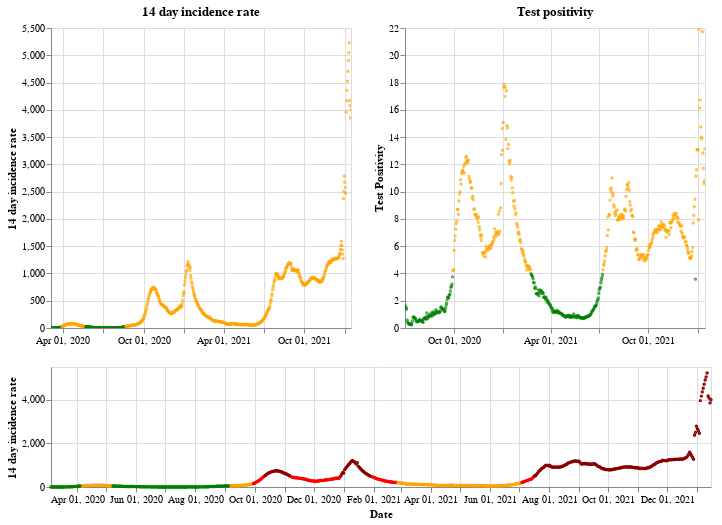

The notebook cell this image was saved under:
### Markdown cell above
## Northern Ireland

### Code cell
plot_traffic_light('Northern Ireland')

### Figure 1 — Vega-Lite specification as saved in the notebook (floating-point values rounded to 4 significant figures; data arrays with more than 128 entries replaced by an {"elided": "..."} marker saying what was removed)
{"config": {"view": {"continuousWidth": 400, "continuousHeight": 300}}, "vconcat": [{"hconcat": [{"mark": {"type": "point", "size": 2}, "encoding": {"color": {"condition": {"value": "green", "test": "(datum.twoWeeklyCasesRate <= 25)"}, "value": "orange"}, "tooltip": [{"type": "nominal", "field": "areaName"}, {"type": "temporal", "field": "date"}, {"type": "quantitative", "field": "twoWeeklyCasesRate"}, {"type": "quantitative", "field": "testPositivity"}], "x": {"type": "temporal", "axis": {"title": ""}, "field": "date", "scale": {"domain": {"selection": "DateBrush"}}, "timeUnit": "yearmonthdate"}, "y": {"type": "quantitative", "axis": {"title": "14 day incidence rate"}, "field": "twoWeeklyCasesRate"}}, "title": "14 day incidence rate", "width": 300}, {"mark": {"type": "point", "size": 2}, "encoding": {"color": {"condition": {"value": "green", "test": "(datum.testPositivity <= 4)"}, "value": "orange"}, "tooltip": [{"type": "nominal", "field": "areaName"}, {"type": "temporal", "field": "date"}, {"type": "quantitative", "field": "twoWeeklyCasesRate"}, {"type": "quantitative", "field": "testPositivity"}], "x": {"type": "temporal", "axis": {"title": ""}, "field": "date", "scale": {"domain": {"selection": "DateBrush"}}, "timeUnit": "yearmonthdate"}, "y": {"type": "quantitative", "axis": {"title": "Test Positivity"}, "field": "testPositivity"}}, "title": "Test positivity", "width": 300}]}, {"layer": [{"mark": {"type": "point", "size": 2}, "encoding": {"color": {"condition": {"value": "orange", "test": "(((datum.testPositivity < 4) && (datum.twoWeeklyCasesRate >= 50)) && (datum.twoWeeklyCasesRate < 200))"}, "value": "red"}, "opacity": {"condition": {"value": 1, "test": "((datum.twoWeeklyCasesRate >= 50) && (datum.twoWeeklyCasesRate < 500))"}, "value": 0}, "tooltip": [{"type": "nominal", "field": "areaName"}, {"type": "temporal", "field": "date"}, {"type": "quantitative", "field": "twoWeeklyCasesRate"}, {"type": "quantitative", "field": "testPositivity"}], "x": {"type": "temporal", "axis": {"title": "Date"}, "field": "date", "timeUnit": "yearmonthdate"}, "y": {"type": "quantitative", "axis": {"title": "14 day incidence rate"}, "field": "twoWeeklyCasesRate"}}, "selection": {"DateBrush": {"type": "interval", "encodings": ["x"], "fields": ["Time"]}}}, {"mark": {"type": "point", "size": 2}, "encoding": {"color": {"value": "darkred"}, "opacity": {"condition": {"value": 1, "test": "(datum.twoWeeklyCasesRate >= 500)"}, "value": 0}, "tooltip": [{"type": "nominal", "field": "areaName"}, {"type": "temporal", "field": "date"}, {"type": "quantitative", "field": "twoWeeklyCasesRate"}, {"type": "quantitative", "field": "testPositivity"}], "x": {"type": "temporal", "axis": {"title": "Date"}, "field": "date", "timeUnit": "yearmonthdate"}, "y": {"type": "quantitative", "axis": {"title": "14 day incidence rate"}, "field": "twoWeeklyCasesRate"}}}, {"mark": {"type": "point", "size": 2}, "encoding": {"color": {"condition": {"value": "green", "test": "((datum.testPositivity < 4) && (datum.twoWeeklyCasesRate < 50))"}, "value": "orange"}, "opacity": {"condition": {"value": 1, "test": "(datum.twoWeeklyCasesRate < 50)"}, "value": 0}, "tooltip": [{"type": "nominal", "field": "areaName"}, {"type": "temporal", "field": "date"}, {"type": "quantitative", "field": "twoWeeklyCasesRate"}, {"type": "quantitative", "field": "testPositivity"}], "x": {"type": "temporal", "axis": {"title": "Date"}, "field": "date", "timeUnit": "yearmonthdate"}, "y": {"type": "quantitative", "axis": {"title": "14 day incidence rate"}, "field": "twoWeeklyCasesRate"}}}], "height": 120, "width": 660}], "data": {"name": "data-f813cd44c694ab40e48db184c5d4aa8b"}, "$schema": "https://vega.github.io/schema/vega-lite/v4.8.1.json", "datasets": {"data-f813cd44c694ab40e48db184c5d4aa8b": {"elided": "682 records"}}}
